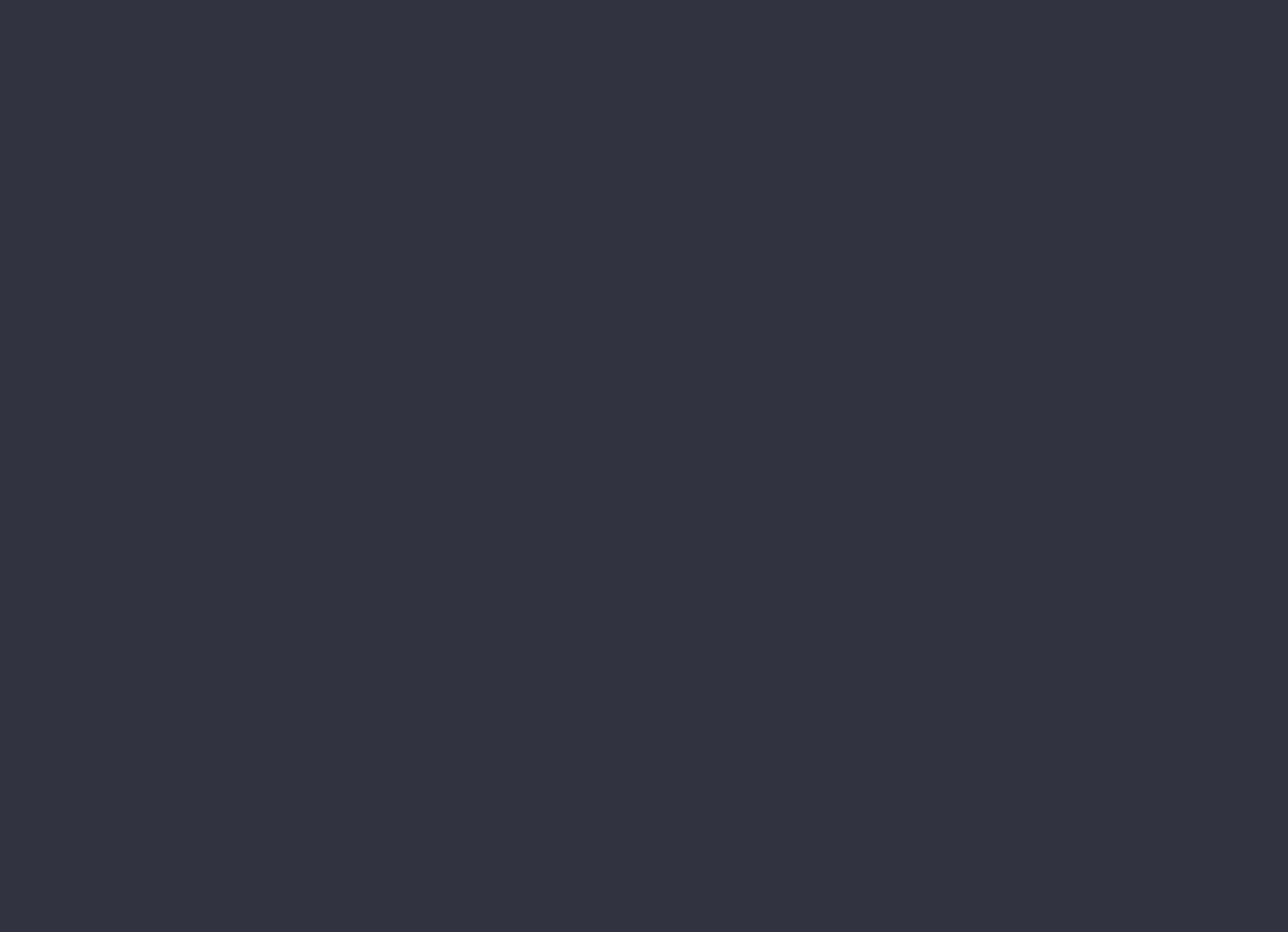
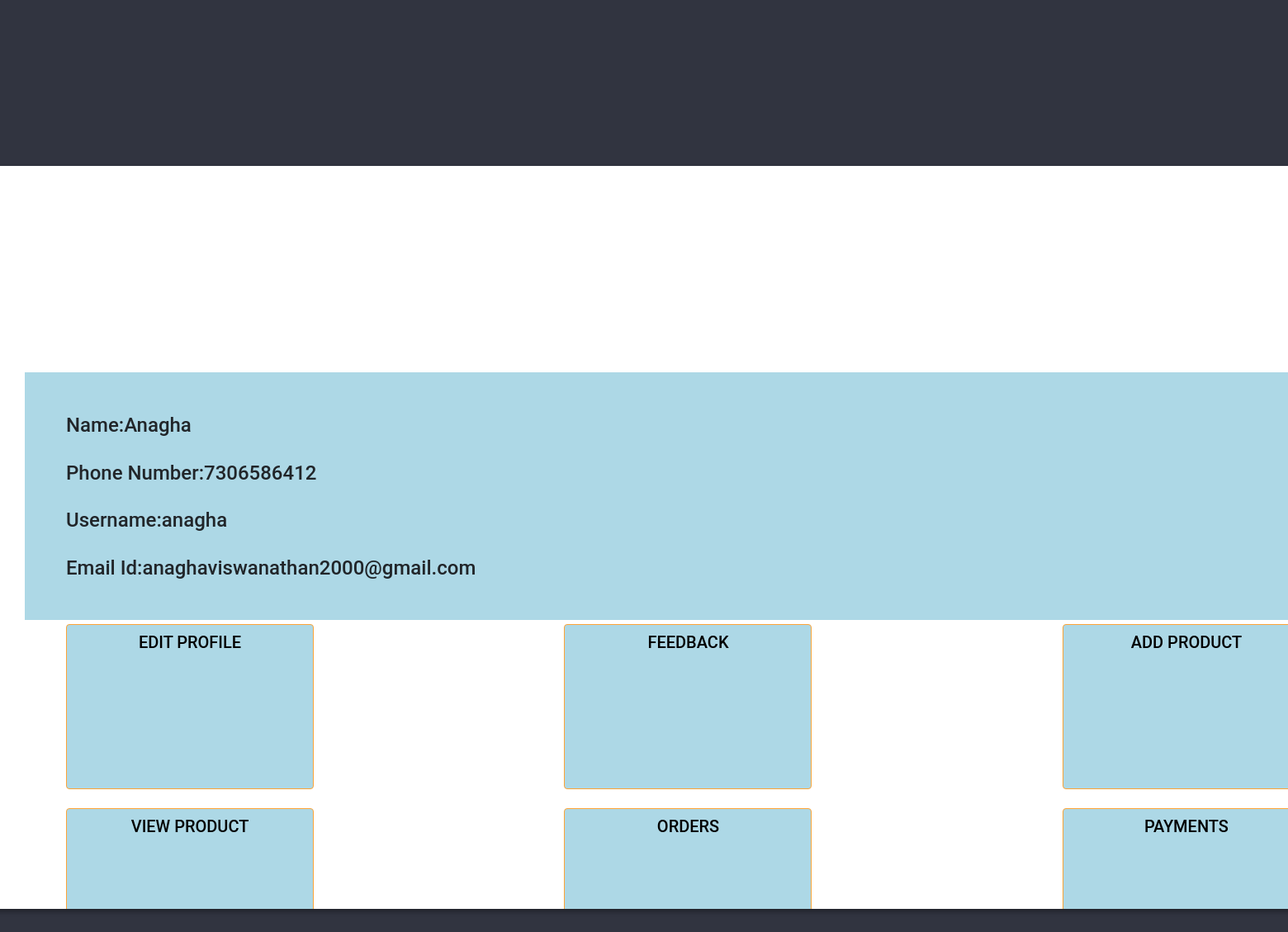
The app's page /profile/ (signed in) with its own data (2 pictures, top to bottom).
### e_commerce_app/models.py (models this page shows, shortened)
class new_register_model(models.Model):
    name=models.CharField(max_length=30)
    pimage=models.FileField(upload_to='e_commerce_app/static')
    username=models.CharField(max_length=30)
    email=models.EmailField()
    phone=models.IntegerField()
    password=models.CharField(max_length=30)

### e_commerce_app/views.py (the view)
# urls.py: path('profile/',seller_profile),
def seller_profile(request):
    id1=request.session['id']
    a=new_register_model.objects.get(id=id1)
    img=str(a.pimage).split('/')[-1]
    return render(request,'seller.html',{'data':a,'img':img})

### e_commerce_app/templates/seller.html (shortened to what this page needs)
<!DOCTYPE html>
<html>
  {% load static %}
    <head>
		<link rel="stylesheet" href="https://cdn.jsdelivr.net/npm/bootstrap@4.3.1/dist/css/bootstrap.min.css">
        <link rel="stylesheet" href="">
    </head>
    <body>
			<header class="header">
				<img src="/static/images/logo.png">
			  </header>
			  <aside class="profile-card">
				<nav class="nav-items">
				   </nav>
			  <h1>
				<div class="b">
					 Name:{{data.name}}<br><br>
					  Phone Number:{{data.phone}}<br><br>
					 Username:{{data.username}}<br><br>
					  Email Id:{{data.email}}<br><br>
				</div>
					</h1>
			  <tr>
				<td><a href="http://127.0.0.1:8000/edit_profile/{{data.id}}" class="btn btn-primary">EDIT PROFILE</a></td>
				<td><a href="#" class="btn btn-primary">FEEDBACK</a></td>
				<td><a href="http://127.0.0.1:8000/upload/" class="btn btn-primary">ADD PRODUCT</a></td><br><br>
				<td><a href="http://127.0.0.1:8000/view_product/{{data.id}}" class="btn btn-primary">VIEW PRODUCT</a></td>
				<td><a href="#" class="btn btn-primary">ORDERS</a></td>
				<td><a href="#" class="btn btn-primary">PAYMENTS</a></td>
			  </tr>
		  </aside>
    </body>
</html>

### records on screen
new_register_model: name "Anagha", phone "7306586412", username "anagha", email "anaghaviswanathan2000@gmail.com"
